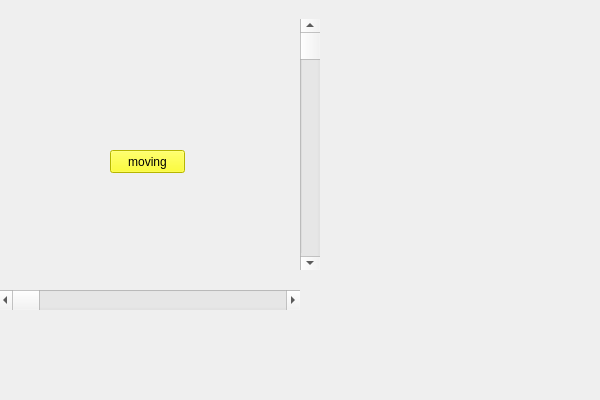
<?xml version="1.0" encoding="UTF-8"?>
<ui version="4.0">
 <class>scroll_barClass</class>
 <widget class="QWidget" name="scroll_barClass">
  <property name="geometry">
   <rect>
    <x>0</x>
    <y>0</y>
    <width>600</width>
    <height>400</height>
   </rect>
  </property>
  <property name="windowTitle">
   <string>scroll_bar</string>
  </property>
  <widget class="QScrollBar" name="horizontalScrollBar">
   <property name="geometry">
    <rect>
     <x>-1</x>
     <y>290</y>
     <width>301</width>
     <height>20</height>
    </rect>
   </property>
   <property name="orientation">
    <enum>Qt::Horizontal</enum>
   </property>
  </widget>
  <widget class="QScrollBar" name="verticalScrollBar">
   <property name="geometry">
    <rect>
     <x>300</x>
     <y>19</y>
     <width>20</width>
     <height>251</height>
    </rect>
   </property>
   <property name="orientation">
    <enum>Qt::Vertical</enum>
   </property>
  </widget>
  <widget class="QPushButton" name="pushButton">
   <property name="geometry">
    <rect>
     <x>110</x>
     <y>150</y>
     <width>75</width>
     <height>23</height>
    </rect>
   </property>
   <property name="styleSheet">
    <string notr="true">background-color: rgb(255, 255, 0);</string>
   </property>
   <property name="text">
    <string>moving</string>
   </property>
  </widget>
 </widget>
 <layoutdefault spacing="6" margin="11"/>
 <resources>
  <include location="scroll_bar.qrc"/>
 </resources>
 <connections/>
</ui>
